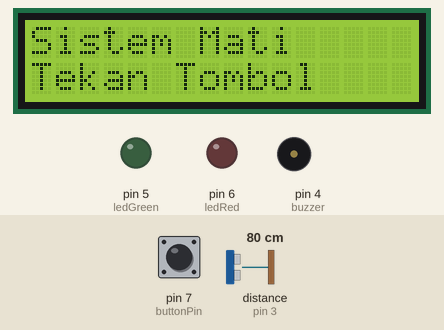
Recording of a sketch running on a simulated Arduino Uno, built with avr-gcc and run on an emulated ATmega328P. On the bench: 16×2 character LCD, output pins drawn as LEDs (lit = HIGH), buzzer (waves = sounding, pin HIGH). The test bench sets the inputs (shaded band); at power-on: pin 7 (buttonPin) HIGH, distance to the obstacle (sensor on pin 3) 80 cm. The echo pulse lasts 58.3 µs per cm; pins used as bus, display or sensor lines are not drawn.

Above: at 3.2 s.
3.3 s: pin 7 (buttonPin) pulled LOW for 0.15 s
At 4.3 s:
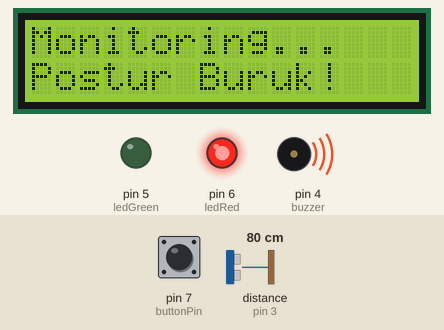
6.4 s: distance to the obstacle (sensor on pin 3) set to 34 cm
8.1 s: distance to the obstacle (sensor on pin 3) set to 28 cm
At 10.3 s:
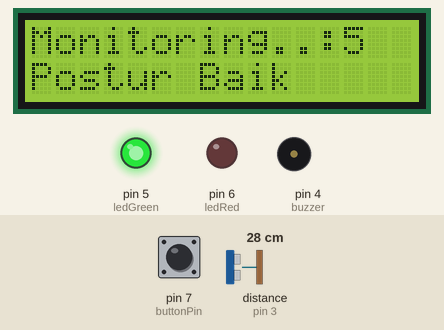
11.1 s: distance to the obstacle (sensor on pin 3) set to 35 cm
At 11.4 s:
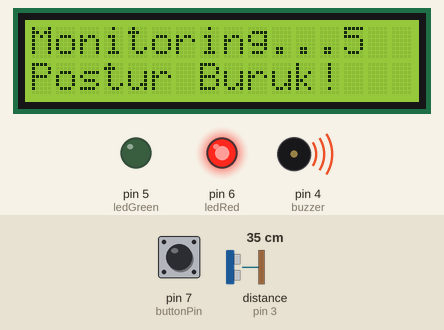
12.6 s: pin 7 (buttonPin) pulled LOW for 1 s
At 14.4 s:
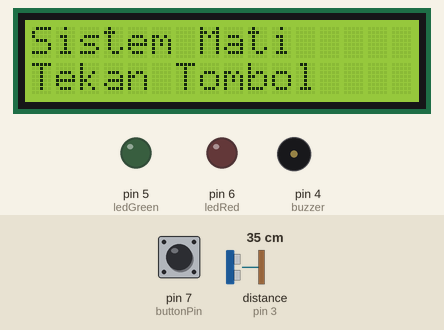
Timing chart, 0 to 15.9 s (numbered marks = the images above; inputs shaded):
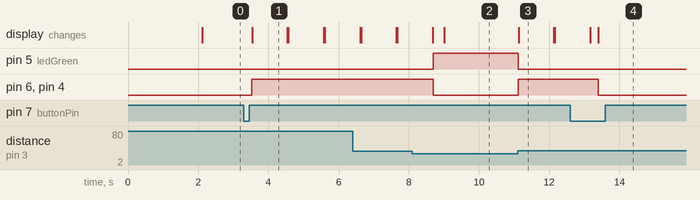

Measured:
- the behaviour switches between 32 and 31 cm on distance to the obstacle (sensor on pin 3) (found by bisection; images 1 and 2)
- after the input at 3.3 s, pin 6 (ledRed), pin 4 (buzzer): LOW → HIGH after 0.22 s; the display: changes after 0.24 s (image 1)
- after the input at 8.1 s, pin 5 (ledGreen): LOW → HIGH after 0.60 s; pin 6 (ledRed), pin 4 (buzzer): HIGH → LOW after 0.60 s
- after the input at 11.1 s, pin 5 (ledGreen): HIGH → LOW at once; pin 6 (ledRed), pin 4 (buzzer): LOW → HIGH at once; the display: changes at once (image 3)
- after the input at 12.6 s, pin 6 (ledRed), pin 4 (buzzer): HIGH → LOW after 0.80 s
- what the display in image 1 shows lasts 1.0 s, from 3.5 s to 4.5 s

The sketch:

monitoring_postur_tubuh1.ino
```cpp
#include <Wire.h>

#include <LiquidCrystal_I2C.h>

LiquidCrystal_I2C lcd(0x21, 16, 2);

// Pin definisi
const int trigPin = 2;
const int echoPin = 3;
const int buzzer = 4;
const int ledGreen = 5;
const int ledRed = 6;
const int buttonPin = 7;


long duration;
int distance;
int postureViolations = 0;
bool monitoring = false;
bool lastButtonState = HIGH;

void setup() {
  pinMode(trigPin, OUTPUT);
  pinMode(echoPin, INPUT);
  pinMode(buzzer, OUTPUT);
  pinMode(ledGreen, OUTPUT);
  pinMode(ledRed, OUTPUT);
  pinMode(buttonPin, INPUT_PULLUP);

  lcd.init();
  lcd.backlight();

  lcd.print("Monitor Postur");
  delay(2000);
  lcd.clear();
}

void loop() {
  // Membaca status tombol
  bool buttonState = digitalRead(buttonPin);
  if (buttonState == LOW && lastButtonState == HIGH) {
    monitoring = !monitoring; // Toggle monitoring
    delay(200); // Debounce
  }
  lastButtonState = buttonState;

  if (monitoring) {
    lcd.setCursor(0, 0);
    lcd.print("Monitoring...");

    // Membaca jarak dari sensor ultrasonik
    digitalWrite(trigPin, LOW);
    delayMicroseconds(2);
    digitalWrite(trigPin, HIGH);
    delayMicroseconds(10);
    digitalWrite(trigPin, LOW);

    duration = pulseIn(echoPin, HIGH);
    distance = duration * 0.034 / 2; // Menghitung jarak dalam cm

    // Logika posisi punggung
    if (distance > 30) { // Jarak > 30 cm dianggap postur buruk
      digitalWrite(buzzer, HIGH);
      digitalWrite(ledRed, HIGH);
      digitalWrite(ledGreen, LOW);

      lcd.setCursor(0, 1);
      lcd.print("Postur Buruk!  ");

      postureViolations++;
      delay(1000); // Tunggu 1 detik untuk menghindari penghitungan ganda
    } else { // Postur baik
      digitalWrite(buzzer, LOW);
      digitalWrite(ledRed, LOW);
      digitalWrite(ledGreen, HIGH);

      lcd.setCursor(0, 1);
      lcd.print("Postur Baik    ");
    }

    // Tampilkan jumlah pelanggaran
    lcd.setCursor(12, 0);
    lcd.print(":");
    lcd.print(postureViolations);
    lcd.print(" ");
  } else {
    // Sistem dalam mode mati
    lcd.setCursor(0, 0);
    lcd.print("Sistem Mati    ");
    lcd.setCursor(0, 1);
    lcd.print("Tekan Tombol   ");
    digitalWrite(buzzer, LOW);
    digitalWrite(ledRed, LOW);
    digitalWrite(ledGreen, LOW);
  }
}
```
